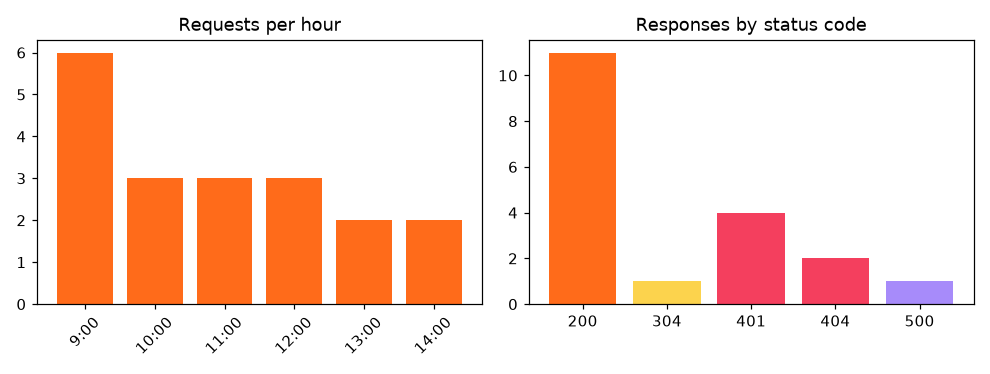

The Python source for this figure:
"""
Session 6 · Mini project: web-server log analyzer
-------------------------------------------------
Web servers write one line per request in the "combined log format":
  IP - - [day/Mon/year:hh:mm:ss zone] "METHOD /path HTTP/1.1" status bytes "referrer" "agent"
This project parses access_sample.log with ONE verbose regex using named
groups, then reports traffic per hour, status codes, top pages, and flags
IPs with repeated failed logins (a simple security check).
Run:  python session-06_project_log_analyzer.py
"""
import re
from collections import Counter, defaultdict

LINE = re.compile(r"""
    ^(?P<ip>\d{1,3}(?:\.\d{1,3}){3})        # client IP address
    \s-\s-\s
    \[(?P<day>\d{2})/(?P<mon>\w{3})/(?P<year>\d{4}):(?P<hour>\d{2}):\d{2}:\d{2}\s[+-]\d{4}\]
    \s"(?P<method>[A-Z]+)\s(?P<path>\S+)\sHTTP/[\d.]+"
    \s(?P<status>\d{3})\s(?P<size>\d+|-)
    \s"[^"]*"\s"(?P<agent>[^"]*)"$
""", re.VERBOSE)

records, rejected = [], []
with open("access_sample.log", encoding="utf-8") as f:
    for n, line in enumerate(f, 1):
        m = LINE.match(line.strip())
        if m:
            records.append(m.groupdict())
        else:
            rejected.append(n)

print(f"parsed {len(records)} requests, could not parse line(s) {rejected}")
print("first record:", records[0])

status = Counter(r["status"] for r in records)
print("\nstatus codes:", dict(sorted(status.items())))
errors = sum(c for s, c in status.items() if s[0] in "45")
print(f"error rate: {errors / len(records):.0%}")

pages = Counter(re.sub(r"\?.*", "", r["path"]) for r in records if r["method"] == "GET")
print("top pages:", pages.most_common(3))

total_bytes = sum(int(r["size"]) for r in records if r["size"] != "-")
print(f"data served: {total_bytes / 1024:.1f} KB")

failed = defaultdict(int)
for r in records:
    if r["path"] == "/login" and r["status"] == "401":
        failed[r["ip"]] += 1
agent_of = {r["ip"]: r["agent"] for r in records}       # last agent seen per IP
for ip, count in failed.items():
    if count >= 3:
        print(f"SECURITY: {ip} had {count} failed logins (agent {agent_of[ip]})")

hours = Counter(int(r["hour"]) for r in records)
print("requests per hour:", dict(sorted(hours.items())))

import matplotlib
matplotlib.use("Agg")
import matplotlib.pyplot as plt
fig, (a1, a2) = plt.subplots(1, 2, figsize=(9, 3.4))
hs = list(range(9, 15))
a1.bar([f"{h}:00" for h in hs], [hours.get(h, 0) for h in hs], color="#FF6B1A")
a1.set_title("Requests per hour"); a1.tick_params(axis="x", rotation=45)
codes = sorted(status)
colours = {"2": "#FF6B1A", "3": "#FCD34D", "4": "#F43F5E", "5": "#A78BFA"}
a2.bar(codes, [status[c] for c in codes], color=[colours[c[0]] for c in codes])
a2.set_title("Responses by status code")
fig.tight_layout(); fig.savefig("session-06_project_log_analyzer.png", dpi=110)
print("Chart saved: session-06_project_log_analyzer.png")
